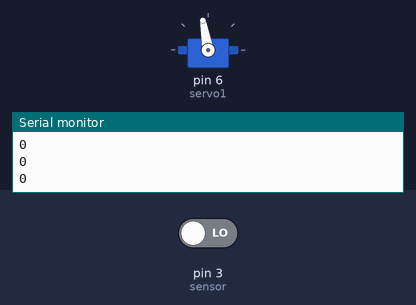
A sketch run on a simulated Arduino Uno, built with avr-gcc and run on an emulated ATmega328P. Parts: servo, the last lines printed to the serial monitor. The inputs (shaded band) are chosen by the test bench; at power-on: pin 3 (sensor) LOW.

Above: at 1.8 s.
1.9 s: pin 3 (sensor) driven HIGH
At 3.2 s:
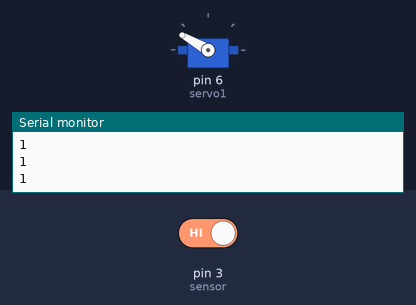
3.5 s: pin 3 (sensor) driven LOW
At 4.1 s:
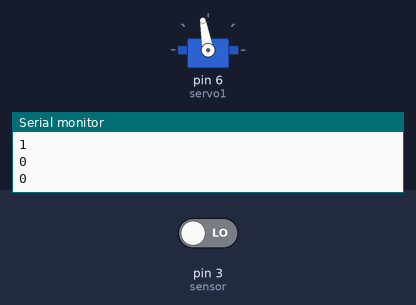
Timing chart, 0 to 6.5 s (numbered marks = the images above; inputs shaded):
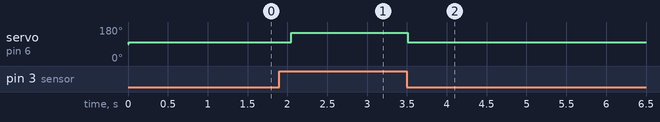

The sketch:

Dispensador_autom_tico_Sensor_IR_e_Servo.ino
```cpp
//dispensador automático
#include <Servo.h> //biblioteca do servo
Servo servo1;      //objeto servo
int sensor = 3;   //sensor conectado ao pino 3
int valSensor = 0; //varável usada para leitura do sensor

void setup() {
  Serial.begin(9600);//comunicação serial para debugar
  pinMode(sensor, INPUT); //porta 3 conectada ao sensor é um imput
  servo1.attach(6);  //servo está conectdo ao pino 6
}

void loop() {
  valSensor = digitalRead(sensor); // valSensor recebe o valor que o sensor entrega ao pino 3
  Serial.println(valSensor); //printa o valor do sensor na serial para debugar
  delay(10); // o sensor vai ser detectado de 10 em 10 milissegundos para evitar ruido

  if(valSensor == 1)//se a leitura do sensor digital for igual a 1, ele não detectou nada e o servo não dispensa o álcool em gel
  {
    servo1.write(150); //o servo se move 150°(ângulo inicial) o valor tem que ser calibrado para um perfeito funcionamento
    delay(1);          //o calibramento tem que ser feito com o código de calibragem para descobrir o ângulo inicial
  }

  if(valSensor == 0){  //se o sensor for assionado o estado vai da porta 3 vai ser 0 e o servo vai
                                                                        //dispensar o produto do recipiente
     servo1.write(100);  //servo se move para dispensar o produto
     delay(500);  //delay para não ocorrer interferência e o detector ficar acionando
  }
}
```

Measured:
- after the input at 1.9 s, servo on pin 6 (servo1): 100° → 150° after 0.15 s
- after the input at 3.5 s, servo on pin 6 (servo1): 150° → 100° at once
